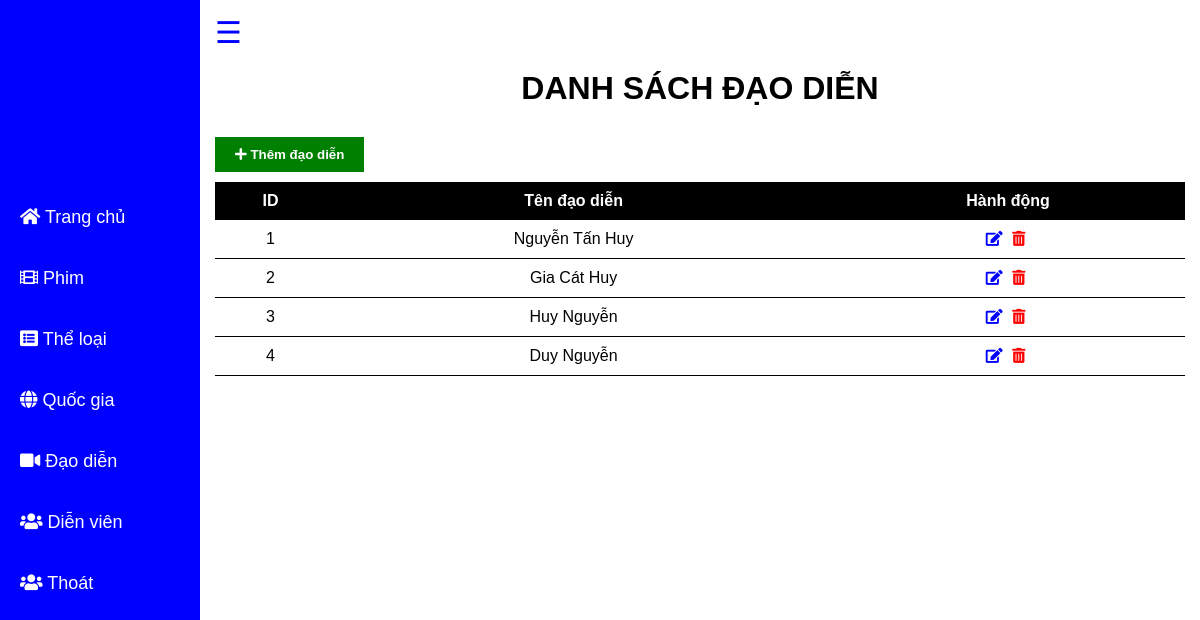
Page /admin/director.php on the committed database.
### tables this page shows
CREATE TABLE `directors` (
  `director_id` int(11) NOT NULL,
  `director_name` varchar(50) NOT NULL
);

### admin/director.php (the view, shortened to what this page needs)
<!DOCTYPE html>
<html lang="vi">
<?php
include 'head.php';
?>
<body>
    <div class="container-custom">
        <?php
        include 'sidebar.php';
        ?>
        <div class="content" id="main-content">
            <span id="menu-toggle" onclick="toggleSidebar()">&#9776;</span>
            <main">
                <h1>Danh sách đạo diễn</h1>
                <button class="button" onclick="location.href='add_director.php'">
                    <i class="fas fa-plus"></i> Thêm đạo diễn
                </button>
                <div class="table-responsive">
                    <table>
                        <thead>
                            <tr>
                                <th>ID</th>
                                <th>Tên đạo diễn</th>
                                <th>Hành động</th>
                            </tr>
                        </thead>
                        <tbody>
                            <?php
                            include 'db_connection.php';
                            $sql = "SELECT * FROM directors ORDER BY director_id";
                            $result = $conn->query($sql);
                            if ($result->num_rows > 0) {
                                while ($row = $result->fetch_assoc()) {
                                    echo '<tr>';
                                    echo '<td  class="center">' . $row['director_id'] . '</td>';
                                    echo '<td  class="center">' . $row['director_name'] . '</td>';
                                    echo '<td class="center">
                                            <a href="edit_director.php?id=' . $row['director_id'] . '"><i class="fas fa-edit icon icon-edit"></i></a>
                                            <a href="process_delete_director.php?id=' . $row['director_id'] . '"><i class="fas fa-trash-alt icon icon-delete"></i></a>
                                          </td  class="center">';
                                    echo '</tr>';
                                }
                            } else {
                                echo '<tr><td colspan="3">Không có đạo diễn nào trong cơ sở dữ liệu.</td></tr>';
                            }
                            ?>
                        </tbody>
                    </table>
                </div>
        </div>
    </div>
</body>
</html>

### admin/assets/css/styles.css (style rules this page uses)
:root { --white-color: rgb(255, 255, 255); --black-color: rgb(0, 0, 0); --gray-color: rgb(128, 128, 128); --light-gray-color: rgb(211, 211, 211); --dark-color: rgb(20, 20, 20); --violet-color: rgb(238, 130, 238); --indigo-color: rgb(75, 0, 130); --blue-color: rgb(0, 0, 255); --green-color: rgb(0, 128, 0); --yellow-color: rgb(255, 255, 0); --orange-color: rgb(255, 165, 0); --red-color: rgb(255, 0, 0); --background-blur-color: rgba(0, 0, 0, 0.3); --form-color: rgba(0, 0, 0, 0.5); --shadow-color: rgba(255, 255, 255, 0.5); --search-color: rgba(255, 255, 255, 0.2); --search-focus-color: rgba(255, 255, 255, 0.3); --sidebar-width: 200px; --font-size-medium: 16px; --font-size-small: 14px; --button-padding: 10px 20px; }
* { margin: 0; padding: 0; box-sizing: border-box; text-decoration: none; }
body { font-family: Arial, sans-serif; margin: 0; padding: 0; background-color: var(--white-color); }
.container-custom { display: flex; }
.content { flex: 1; padding: 15px; }
#main-content { margin-left: 200px; margin-top: 200px; }
#menu-toggle { font-size: 30px; cursor: pointer; color: var(--blue-color); z-index: 2; }
h1 { color: var(--black-color); margin: 20px 0; text-align: center; text-transform: uppercase; }
table { width: 100%; border-collapse: collapse; margin: 0; background-color: var(--white-color); }
th, td { padding: 10px 0 10px 10px; text-align: left; }
th { background-color: var(--black-color); text-align: center; color: var(--white-color); }
td { border-bottom: 1px solid var(--black-color); color: var(--black-color); }
.center { text-align: center; }
.button { padding: var(--button-padding); margin: 10px 10px 10px 0; background-color: var(--green-color); color: var(--white-color); border: none; cursor: pointer; transition: background-color 0.3s; font-weight: bold; }
.icon { font-size: 15px; cursor: pointer; margin-right: 5px; transition: color 0.3s; }
.icon-delete { color: var(--red-color); }
.icon-edit { color: var(--blue-color); }

### rows in the picture
directors: director_id "1", director_name "Nguyễn Tấn Huy"
directors: director_id "2", director_name "Gia Cát Huy"
directors: director_id "3", director_name "Huy Nguyễn"
directors: director_id "4", director_name "Duy Nguyễn"
